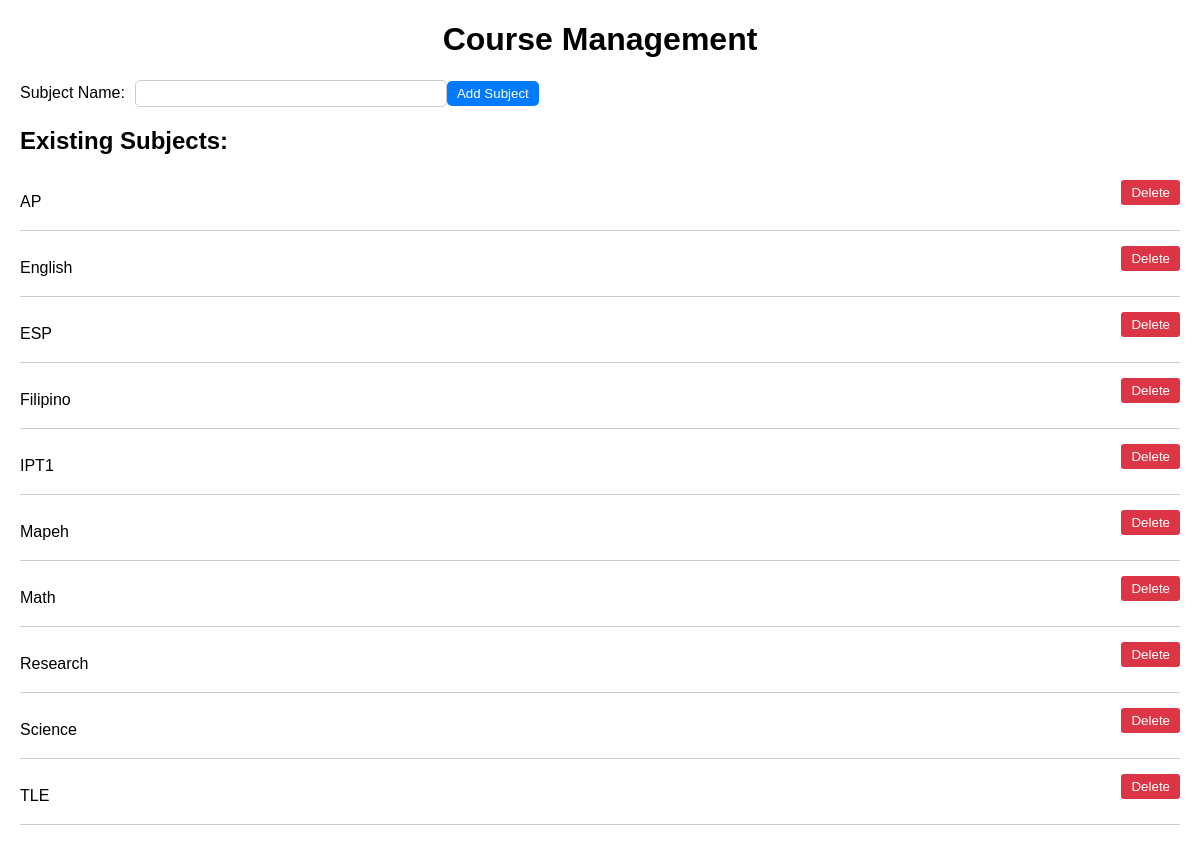
Page /manage-subjects.php on the committed database.
### tables this page shows
CREATE TABLE `subjects` (
  `id` int(11) NOT NULL,
  `subject_name` varchar(255) NOT NULL
);

### manage-subjects.php (the view, shortened to what this page needs)
<?php
$hostName = "localhost";
$dbUser = "root";
$dbPassword = "";
$dbName = "users";
$conn = mysqli_connect($hostName, $dbUser, $dbPassword, $dbName);
$sqlSubjects = "SELECT * FROM subjects ORDER BY subject_name ASC";
$resultSubjects = mysqli_query($conn, $sqlSubjects);
?>
<!DOCTYPE html>
<html lang="en">
<head>
</head>
<body>
    <h1>Course Management</h1>
    <form method="POST" action="<?php echo $_SERVER['PHP_SELF']; ?>">
        <label for="subject_name">Subject Name:</label>
        <input type="text" id="subject_name" name="subject_name" required>
        <button type="submit" name="add_subject">Add Subject</button>
    </form>
    <h2>Existing Subjects:</h2>
    <ul>
        <?php while ($row = mysqli_fetch_assoc($resultSubjects)) : ?>
            <li>
                <?php echo $row['subject_name']; ?>
                <form method="POST" action="<?php echo $_SERVER['PHP_SELF']; ?>">
                    <button type="submit" class="delete-btn">Delete</button>
                </form>
            </li>
        <?php endwhile; ?>
    </ul>
</body>
</html>

### manage-subjects.php (style rules this page uses)
body { font-family: Arial, sans-serif; margin: 20px; }
h1 { text-align: center; }
form { margin-bottom: 20px; display: flex; align-items: center; }
label { margin-right: 10px; }
input[type="text"] { width: 300px; padding: 5px; border-radius: 5px; border: 1px solid #ccc; }
button { padding: 5px 10px; background-color: #007bff; color: #fff; border: none; border-radius: 5px; cursor: pointer; }
ul { list-style-type: none; padding: 0; margin: 0; }
li { margin-bottom: 10px; display: flex; justify-content: space-between; align-items: center; border-bottom: 1px solid #ccc; padding: 5px 0; }
.delete-btn { background-color: #dc3545; color: #fff; border: none; padding: 5px 10px; border-radius: 3px; cursor: pointer; }

### rows in the picture
subjects: subject_name "AP"
subjects: subject_name "English"
subjects: subject_name "ESP"
subjects: subject_name "Filipino"
subjects: subject_name "IPT1"
subjects: subject_name "Mapeh"
subjects: subject_name "Math"
subjects: subject_name "Research"
subjects: subject_name "Science"
subjects: subject_name "TLE"
